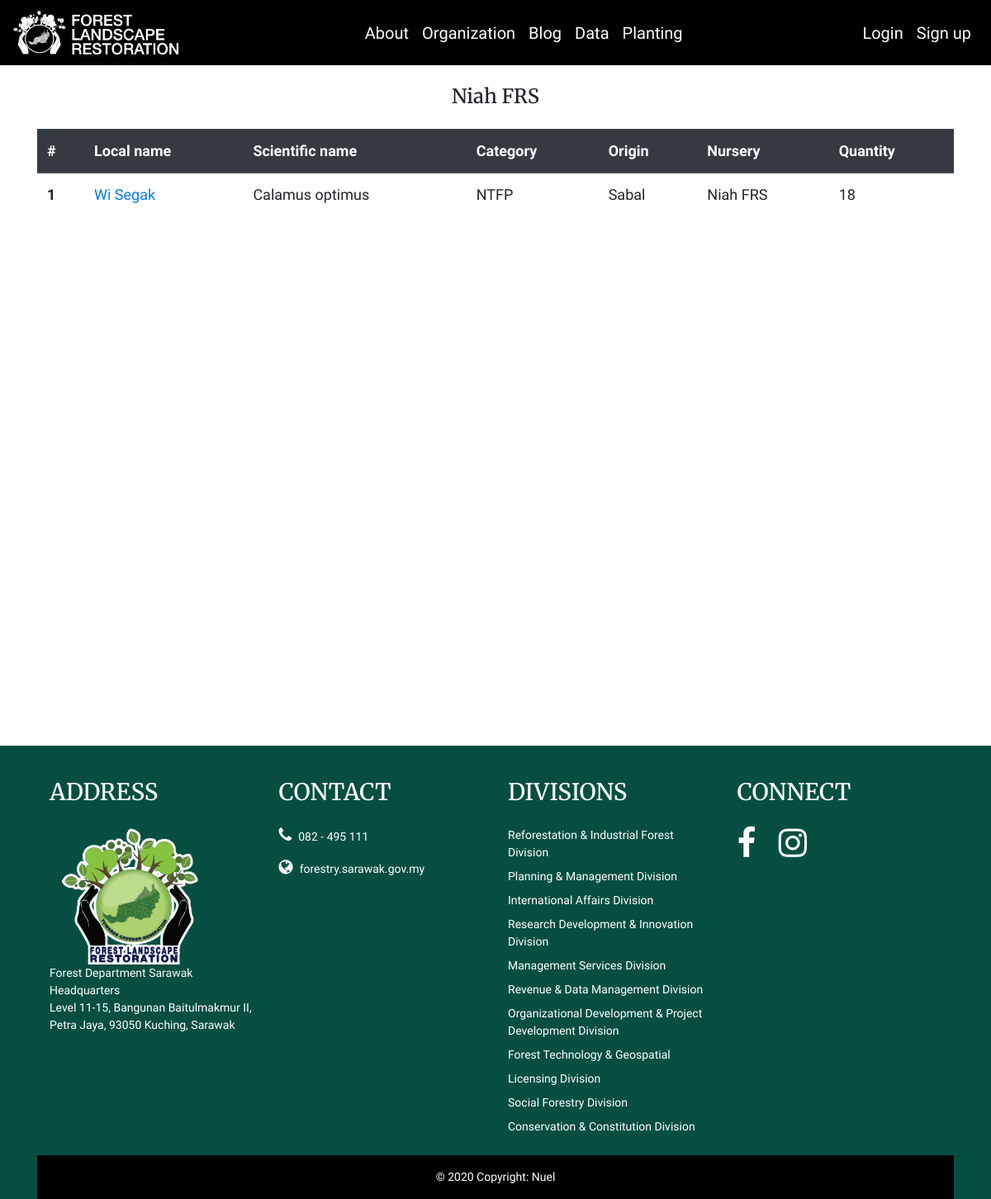
The page /data/niah_index/ on the database its author committed.
### dms/models.py (models this page shows, shortened)
class Seedling(models.Model):
	date_input = models.DateTimeField(auto_now_add=True)
	local_name = models.CharField(max_length=100)
	scientific_name = models.CharField(max_length=100)
	category = models.CharField(max_length=100)
	origin = models.CharField(max_length=100)
	nursery = models.CharField(max_length=100)
	remarks = models.CharField(max_length=200)
	description = models.TextField()
	quantity = models.IntegerField()
	seedling_img = models.ImageField('Seedling Image', null=True, blank=True, upload_to='seedling_img/')
	class Meta:
		ordering = ['-date_input']

### dms/views.py (the view)
# urls.py: path('niah_index/', niah_index, name='niah_index'),
def niah_index(request):
	niah_nursery_index = data_object.filter(nursery__icontains='Niah')
	return render(request, 'dms/niah_index.html', {'niah_nursery_index':niah_nursery_index})

### dms/templates/dms/niah_index.html
{% extends 'base.html' %}
{% block content %}
<div class="container mt-4">
	<h4 class="text-center">Niah FRS</h4>
	<table class="table mt-4">
		<thead class="thead-dark">
			<tr>
				<th scope="col">#</th>
				<th scope="col">Local name</th>
				<th scope="col">Scientific name</th>
				<th scope="col">Category</th>
				<th scope="col">Origin</th>
				<th scope="col">Nursery</th>
				<th scope="col">Quantity</th>
			</tr>
		</thead>
		<tbody>
			{% for data in niah_nursery_index %}
			<tr>
				<th>{{ forloop.counter }}</th>
				<td>
					<a href="{% url 'seedling_detail' data.pk %}">
						{{ data.local_name }}
					</a>
				</td>
				<td>{{ data.scientific_name }}</td>
				<td>{{ data.category }}</td>
				<td>{{ data.origin }}</td>
				<td>{{ data.nursery }}</td>
				<td>{{ data.quantity }}</td>
			</tr>
			{% endfor %}
		</tbody>
	</table>
</div>
{% endblock %}

### flrweb/static/css/main.css (style rules this page uses)
body { font-family: 'Work Sans', Sans-Serif; font-size: 18px; }
h1, h2, h3, h4, h5, h6 { font-family: 'Merriweather', Serif; }

### rows shown on the page
Seedling: local_name "Wi Segak", scientific_name "Calamus optimus", category "NTFP", origin "Sabal", nursery "Niah FRS", quantity "18"
